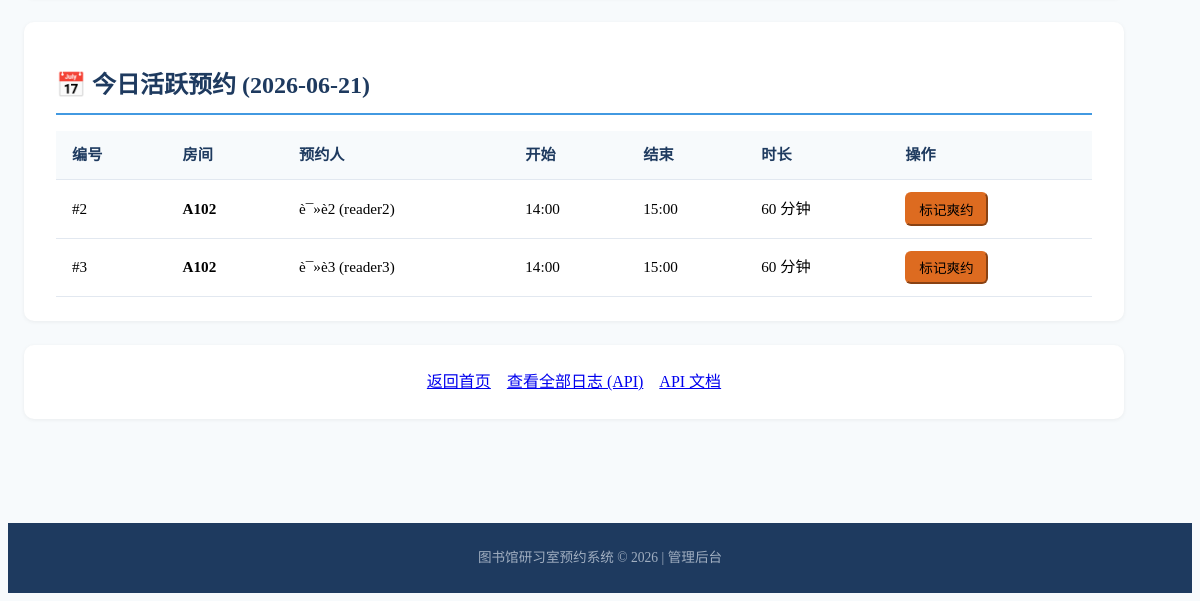
/admin (lower part), run on an earlier commit of the app's database.
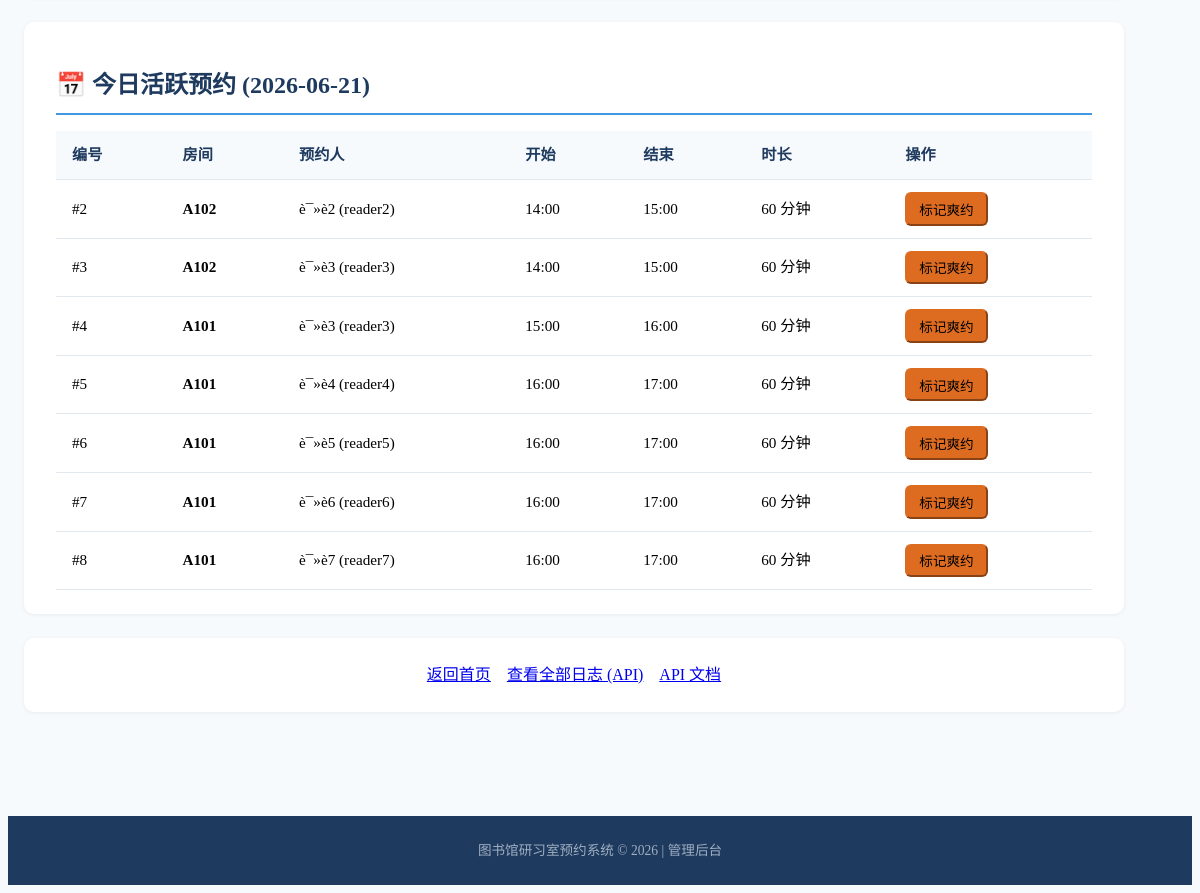
And on a later commit of the database.
### models.py (models this page shows)
class Booking(Base):
    __tablename__ = "bookings"
    id = Column(Integer, primary_key=True, index=True)
    room_id = Column(Integer, ForeignKey("rooms.id"), nullable=False)
    user_id = Column(String(100), nullable=False, index=True)
    user_name = Column(String(100), nullable=False)
    start_time = Column(DateTime, nullable=False, index=True)
    end_time = Column(DateTime, nullable=False, index=True)
    status = Column(String(20), nullable=False, default="active")
    created_at = Column(DateTime, default=datetime.now)
    room = relationship("Room", back_populates="bookings")
    logs = relationship("BookingLog", back_populates="booking")

class Room(Base):
    __tablename__ = "rooms"
    id = Column(Integer, primary_key=True, index=True)
    name = Column(String(100), nullable=False)
    capacity = Column(Integer, nullable=False, default=1)
    is_active = Column(Boolean, default=True)
    description = Column(String(500), nullable=True)
    bookings = relationship("Booking", back_populates="room")

### main.py (the view)
@app.get("/admin", response_class=HTMLResponse)
async def admin_panel(
    request: Request,
    db: Session = Depends(get_db)
):
    rooms = db.query(Room).order_by(Room.id).all()
    closed_periods = db.query(ClosedPeriod).order_by(ClosedPeriod.date, ClosedPeriod.start_time).all()
    today = date.today().strftime("%Y-%m-%d")
    today_start = datetime.strptime(f"{today} 00:00", "%Y-%m-%d %H:%M")
    today_end = today_start + timedelta(days=1)
    today_bookings = db.query(Booking).filter(
        Booking.status == "active",
        Booking.start_time >= today_start,
        Booking.start_time < today_end
    ).order_by(Booking.start_time).all()
    return templates.TemplateResponse("admin.html", {
        "request": request,
        "rooms": rooms,
        "closed_periods": closed_periods,
        "today_bookings": today_bookings,
        "today": today
    })

### templates/admin.html (shortened to what this page needs)
<!DOCTYPE html>
<html lang="zh-CN">
<head>
    <link rel="stylesheet" href="https://cdn.jsdelivr.net/npm/@picocss/pico@1/css/pico.min.css">
    <link rel="stylesheet" href="/static/style.css">
</head>
<body>
    <main class="container">
        <section>
            <h2>📅 今日活跃预约 ({{ today }})</h2>
            {% if today_bookings %}
            <div class="table-container">
                <table>
                    <thead>
                        <tr>
                            <th>编号</th>
                            <th>房间</th>
                            <th>预约人</th>
                            <th>开始</th>
                            <th>结束</th>
                            <th>时长</th>
                            <th>操作</th>
                        </tr>
                    </thead>
                    <tbody>
                        {% for b in today_bookings %}
                        <tr>
                            <td>#{{ b.id }}</td>
                            <td><strong>{{ b.room.name }}</strong></td>
                            <td>{{ b.user_name }} ({{ b.user_id }})</td>
                            <td>{{ b.start_time.strftime('%H:%M') }}</td>
                            <td>{{ b.end_time.strftime('%H:%M') }}</td>
                            <td>
                                {% set delta = (b.end_time - b.start_time).total_seconds() / 60 %}
                                {{ '%d' | format(delta) }} 分钟
                            </td>
                            <td>
                                <form method="post" action="/admin/booking/no_show/{{ b.id }}" onsubmit="return confirm('确定将此预约标记为爽约/未到吗？');">
                                    <button type="submit" class="small-btn" style="background: var(--warn-color); border-color: var(--warn-color);">
                                        标记爽约
                                    </button>
                                </form>
                            </td>
                        </tr>
                        {% endfor %}
                    </tbody>
                </table>
            </div>
            {% else %}
            <div class="empty-state">
                <p class="muted">今日暂无活跃预约</p>
            </div>
            {% endif %}
        </section>
        <section class="quick-links">
            <a href="/" role="button">返回首页</a>
            <a href="/api/logs" role="button" class="secondary" target="_blank">查看全部日志 (API)</a>
            <a href="/docs" role="button" class="secondary" target="_blank">API 文档</a>
        </section>
    </main>
    <footer class="container-fluid footer-bar">
        <p class="muted small text-center">图书馆研习室预约系统 © 2026 | 管理后台</p>
    </footer>
</body>
</html>

What changed in the data, as far as the page shows it:
added Booking: id "4", room.name "A101", user_name "è¯»è 3", user_id "reader3", start_time "15:00", end_time "16:00", delta "60"
added Booking: id "5", room.name "A101", user_name "è¯»è 4", user_id "reader4", start_time "16:00", end_time "17:00", delta "60"
added Booking: id "6", room.name "A101", user_name "è¯»è 5", user_id "reader5", start_time "16:00", end_time "17:00", delta "60"
added Booking: id "7", room.name "A101", user_name "è¯»è 6", user_id "reader6", start_time "16:00", end_time "17:00", delta "60"
added Booking: id "8", room.name "A101", user_name "è¯»è 7", user_id "reader7", start_time "16:00", end_time "17:00", delta "60"
